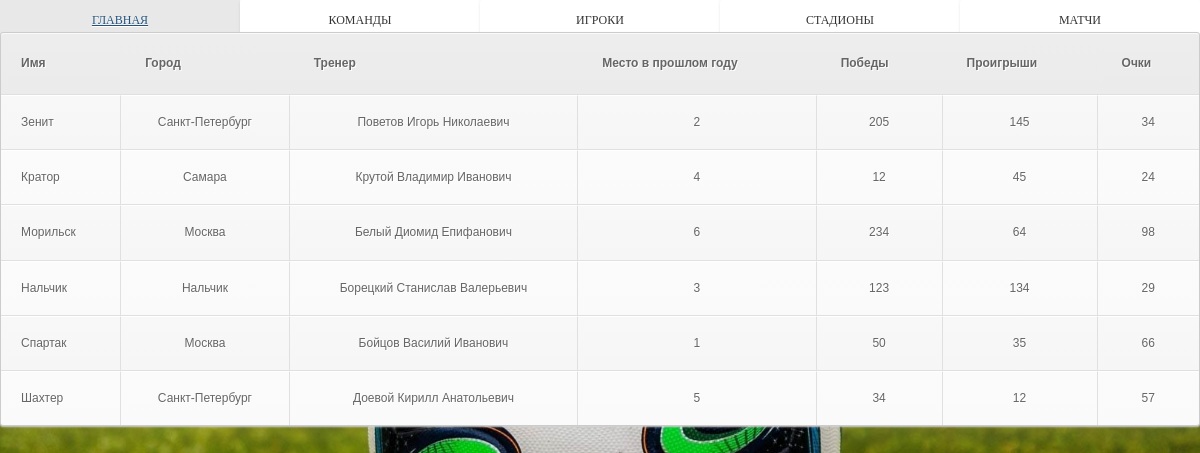
The page /Osip/core/Teams.php (signed in) on the database its author committed.
### tables this page shows
CREATE TABLE `teams` (
  `Name` varchar(255) NOT NULL,
  `City` varchar(255) NOT NULL,
  `Trainer` varchar(255) NOT NULL,
  `win_Last` int(10) UNSIGNED NOT NULL,
  `wins` int(10) UNSIGNED NOT NULL,
  `losts` int(10) UNSIGNED NOT NULL,
  `points` int(10) UNSIGNED NOT NULL
);

### Osip/core/Teams.php (the view, shortened to what this page needs)
<!DOCTYPE html>
<html>
<head>
    <link rel="stylesheet" href="Style.css" media="screen" type="text/css" />
    <link rel="stylesheet" href="Style.css" media="screen" type="text/css" />
    <link rel="stylesheet" href="https://maxcdn.bootstrapcdn.com/bootstrap/3.3.6/css/bootstrap.min.css">
</head>
<body>
<div id="Navigation">
    <ul class="Navigation">
        <li><a href="Site.php">Главная</a></li>
        <li><a href="Teams.php">Команды</a></li>
        <li><a href="Players.php">Игроки</a></li>
        <li><a href="Stadiums.php">Стадионы</a></li>
        <li><a href="Results.php">Матчи</a></li>
    </ul>
</div>
<?php
$settings = [
    'host' => 'localhost',
    'user' => 'root',
    'password' => '',
    'db_name' =>'football'
];
$link = mysqli_connect($settings['host'],$settings['user'],$settings['password'],$settings['db_name']);
mysqli_set_charset ($link , 'utf8');
$query = "SELECT * FROM teams WHERE 1";
$result = mysqli_query($link, $query) or die("Ошибка".mysqli_error($link));
if($result === false)
{
    echo mysqli_error($link);
}
else
{
    $rows = mysqli_num_rows($result);
    echo "<table class=\"simple-little-table\" cellspacing='0' ><tr><th>Имя</th><th>Город</th><th>Тренер</th><th>Место в прошлом году</th><th>Победы</th><th>Проигрыши</th><th>Очки</th></tr>";
    for($i = 0; $i < $rows ; ++$i)
    {
        $row = mysqli_fetch_row($result);
        echo "<tr>";
        for ($j = 0 ; $j < 7 ; ++$j) echo "<td>$row[$j]</td>";
        echo "</tr>";
    }
    echo "</table>";
}
?>
</body>
</html>

### Osip/core/style.css (style rules this page uses)
html { background: url(2.jpg) no-repeat center center fixed; -webkit-background-size: cover; -moz-background-size: cover; -o-background-size: cover; background-size: cover; font-size: 50px; }
body table { font-family:Tahoma, Verdana, Arial, 'Sans Serif'; font-size: 30px; }
.simple-little-table { top: 4%; left: 0%; width: 100%; max-width: 100%; position: absolute; font-family:Arial, Helvetica, sans-serif; color:#666; font-size:12px; text-shadow: 1px 1px 0px #fff; background:#eaebec; margin: 0px; border:#ccc 1px solid; border-collapse:separate; -moz-border-radius:3px; -webkit-border-radius:3px; border-radius:3px; -moz-box-shadow: 0 1px 2px #d1d1d1; -webkit-box-shadow: 0 1px 2px #d1d1d1; box-shadow: 0 1px 2px #d1d1d1; }
.simple-little-table th { font-weight:bold; height: 5%; padding:21px 25px 22px 25px; border-top:1px solid #fafafa; border-bottom:1px solid #e0e0e0; background: #ededed; background: -webkit-gradient(linear, left top, left bottom, from(#ededed), to(#ebebeb)); background: -moz-linear-gradient(top, #ededed, #ebebeb); }
.simple-little-table th:first-child { text-align: left; padding-left:20px; }
.simple-little-table tr:first-child th:first-child { -moz-border-radius-topleft:3px; -webkit-border-top-left-radius:3px; border-top-left-radius:3px; }
.simple-little-table tr:first-child th:last-child { -moz-border-radius-topright:3px; -webkit-border-top-right-radius:3px; border-top-right-radius:3px; }
.simple-little-table tr { text-align: center; padding-left:20px; }
.simple-little-table tr td:first-child { text-align: left; padding-left:20px; border-left: 0; }
.simple-little-table tr td { padding:18px; border-top: 1px solid #ffffff; border-bottom:1px solid #e0e0e0; border-left: 1px solid #e0e0e0; background: #fafafa; background: -webkit-gradient(linear, left top, left bottom, from(#fbfbfb), to(#fafafa)); background: -moz-linear-gradient(top, #fbfbfb, #fafafa); }
.simple-little-table tr:nth-child(even) td { background: #f6f6f6; background: -webkit-gradient(linear, left top, left bottom, from(#f8f8f8), to(#f6f6f6)); background: -moz-linear-gradient(top, #f8f8f8, #f6f6f6); }
.simple-little-table tr:last-child td { border-bottom:0; }
.simple-little-table tr:last-child td:first-child { -moz-border-radius-bottomleft:3px; -webkit-border-bottom-left-radius:3px; border-bottom-left-radius:3px; }
.simple-little-table tr:last-child td:last-child { -moz-border-radius-bottomright:3px; -webkit-border-bottom-right-radius:3px; border-bottom-right-radius:3px; }
#Navigation { width: 100%; height: 40px; }
.Navigation { height: 50px; padding: 0; width: 100%; margin: 0; position: absolute; }
.Navigation li { height: auto; width: 20%; float: left; text-align: center; list-style: none; font:12px "Bonveno", "Century Gothic"; padding: 0; margin: 0; background-color: white; box-shadow: 0 1px 0 rgba(255,255,255, .9) inset, 0 1px 3px rgba(0,0,0, .1); border-radius: 3px; margin-left: 0px; }
.Navigation a { padding: 13px; text-decoration: none; color:#333; text-shadow: 0 1px #fff; text-decoration: none; text-transform: uppercase; display: block; }

### rows shown on the page
teams: Name "Зенит", City "Санкт-Петербург", Trainer "Поветов Игорь Николаевич", win_Last "2", wins "205", losts "145", points "34"
teams: Name "Кратор", City "Самара", Trainer "Крутой Владимир Иванович", win_Last "4", wins "12", losts "45", points "24"
teams: Name "Морильск", City "Москва", Trainer "Белый Диомид Епифанович", win_Last "6", wins "234", losts "64", points "98"
teams: Name "Нальчик", City "Нальчик", Trainer "Борецкий Станислав Валерьевич", win_Last "3", wins "123", losts "134", points "29"
teams: Name "Спартак", City "Москва", Trainer "Бойцов Василий Иванович", win_Last "1", wins "50", losts "35", points "66"
teams: Name "Шахтер", City "Санкт-Петербург", Trainer "Доевой Кирилл Анатольевич", win_Last "5", wins "34", losts "12", points "57"
